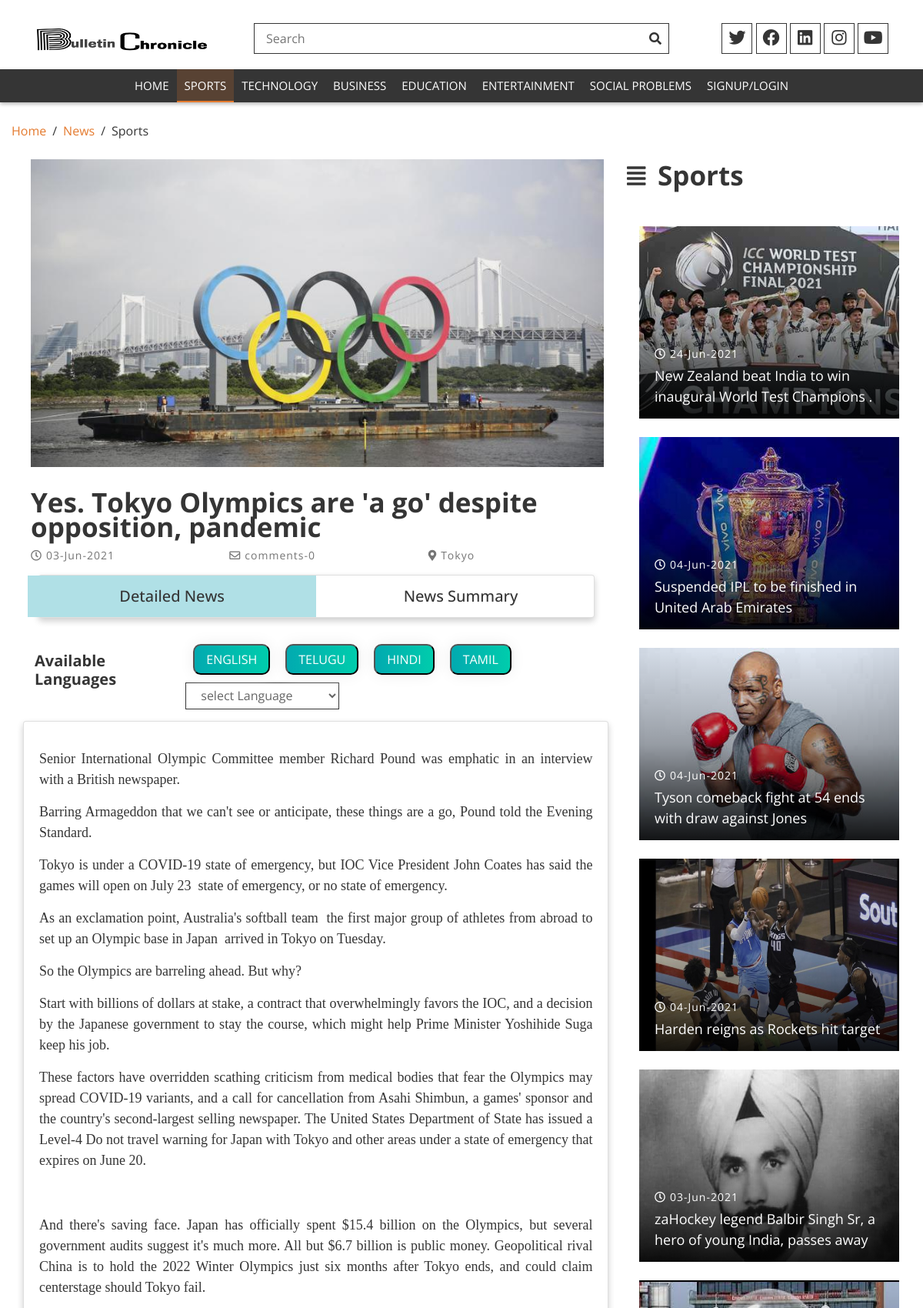
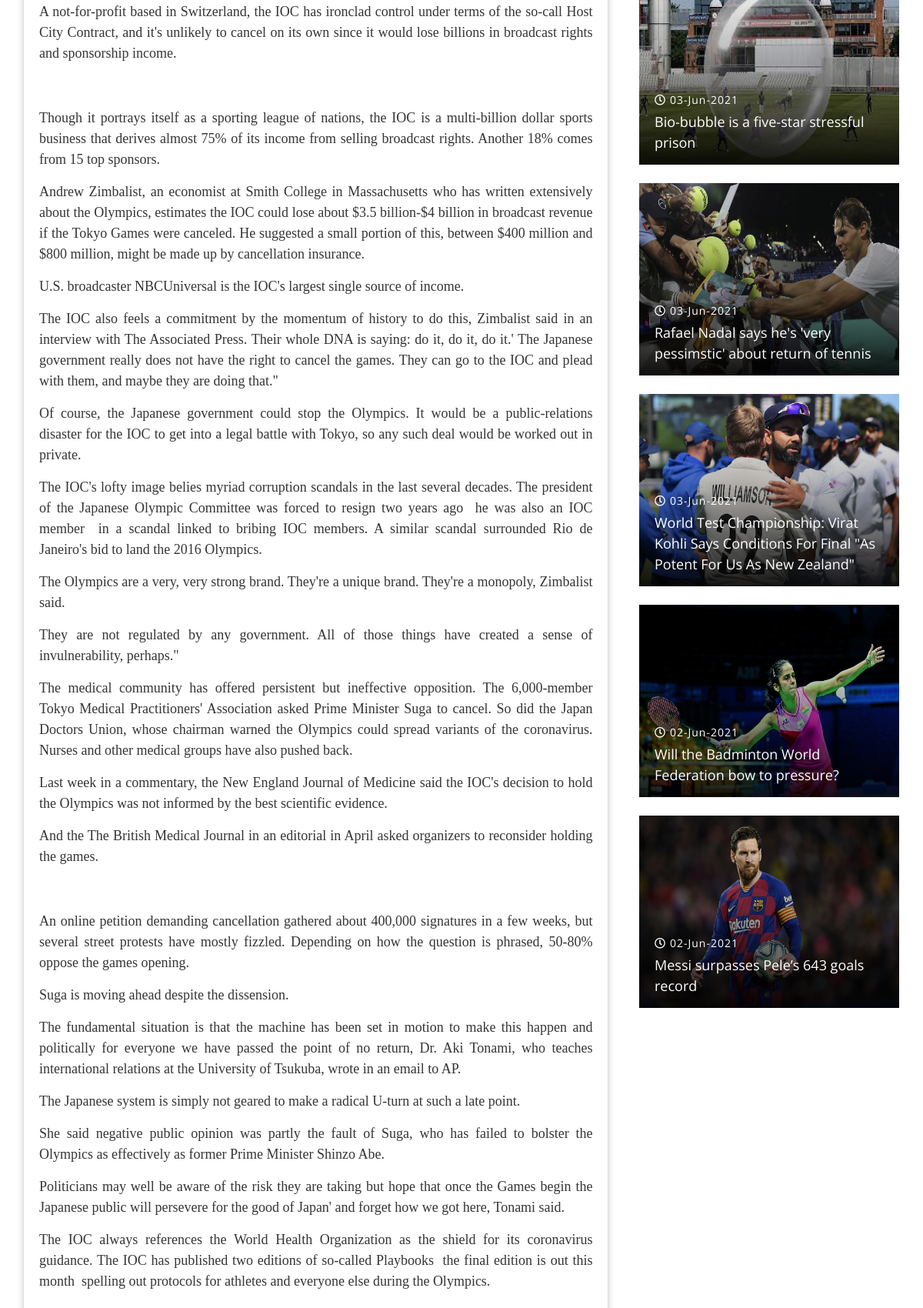
The page /sports/6d74e590-b55f-4cac-8cc3-37f05b6f624c/ (upper part) on the database its author committed (2 pictures, top to bottom).
### controllers/models.py (models this page shows)
class news(models.Model):
    id = models.CharField(primary_key=True, default=uuid.uuid4, editable=False, max_length=36)
    news_type=models.IntegerField()
    title=models.TextField()
    image=models.ImageField(upload_to='news/')
    news_date=models.DateTimeField()
    created_date=models.DateTimeField(auto_now_add=True)
    location=models.TextField()
    description = models.TextField()
    summary=models.TextField()

### users/views.py (the view, shortened to what this page needs)
# urls.py: path('sports/<str:sport_id>/',views.sports,name="sports"),
def sports(request,sport_id):
    id=sport_id
    main_news=news.objects.filter(id=sport_id)
    flash_news=news.objects.filter(news_type='1' ).exclude(id=sport_id).order_by('news_date')[::-1]
    lang_list=googletrans.LANGUAGES
    comments = users.objects.raw(
        'select u.id, n.comment,n.id as commentid,u.username,n.created_date from users_newscomments as n  inner join users_users as u on u.id=n.userid and n.news_id=%s order by n.created_date desc',
        [sport_id])
    news_likes = likes.objects.filter(news_id=sport_id)
    return render(request, 'users/sports.html',
                  {"main_news":main_news,"flash_news":flash_news,"sport_id":sport_id,"lang_list":lang_list,"comments":comments,"main_news_id":sport_id,"news_likes":len(news_likes)+1})

### users/templates/users/sports.html (shortened to what this page needs)
<!DOCTYPE html>
<html lang="en">
<head>
{% load static %}
    <link rel="stylesheet" href="https://use.fontawesome.com/releases/v5.5.0/css/all.css">
        <link href="https://stackpath.bootstrapcdn.com/bootstrap/4.4.1/css/bootstrap.min.css" rel="stylesheet">
        <link href="https://cdnjs.cloudflare.com/ajax/libs/font-awesome/5.10.0/css/all.min.css" rel="stylesheet">
        <link  type="text/css" rel="stylesheet" href="{% static 'lib/slick/slick.css' %}" >
        <link  type="text/css" rel="stylesheet" href="{% static 'lib/slick/slick-theme.css' %}" >
        <link  type="text/css" href="{% static 'css/style.css' %}" rel="stylesheet">
    </head>
<body>
            <div class="top-header">
            <div class="container">
                <div class="row align-items-center">
                    <div class="col-lg-3 col-md-4">
                        <div class="logo">
                            <a href="">
                                <img src="{% static 'img/logo1.png' %}"   style="width:230px;" alt="Logo">
                            </a>
                        </div>
                    </div>
                    <div class="col-lg-6 col-md-4">
                        <div class="search">
                            <input type="text" placeholder="Search">
                            <button><i class="fa fa-search"></i></button>
                        </div>
                    </div>
                    <div class="col-lg-3 col-md-4">
                        <div class="social">
                            <a href=""><i class="fab fa-twitter"></i></a>
                            <a href=""><i class="fab fa-facebook"></i></a>
                            <a href=""><i class="fab fa-linkedin"></i></a>
                            <a href=""><i class="fab fa-instagram"></i></a>
                            <a href=""><i class="fab fa-youtube"></i></a>
                        </div>
                    </div>
                </div>
            </div>
        </div>
             <div class="header">
            <div class="container">
                <nav class="navbar navbar-expand-md bg-dark navbar-dark">
                    <div class="collapse navbar-collapse justify-content-between" id="navbarCollapse">
                        <div class="navbar-nav m-auto">
                            <a href="{% url 'index'   %}"  class="nav-item nav-link ">Home</a>
                            <a  href="{% url 'sportsNews'   %}"  class="nav-item nav-link active">Sports</a>
                            <a href="{% url 'technologyNews'   %}" class="nav-item nav-link">Technology</a>
                            <a href="{% url 'businessNews'   %}" class="nav-item nav-link">Business</a>
                            <a href="{% url 'educationNews'   %}" class="nav-item nav-link">Education</a>
                            <a href="{% url 'entertainmentNews'   %}" class="nav-item nav-link">Entertainment</a>
                            <a href="{% url 'socialproblemsNews'   %}" class="nav-item nav-link">Social Problems</a>
                            {% if users_details %}
                            <div class="nav-item dropdown"  >
                                <a href="#" class="nav-link dropdown-toggle" data-toggle="dropdown" >Hi, {{users_details.username}}</a>
                                <div class="dropdown-menu">
                                    <a href="{%  url 'user_notifications' %}" class="dropdown-item">Notifications</a>
                                    <a href="{% url 'logout' %}" class="dropdown-item">Logout</a>
                                </div>
                            </div>
                            {% else %}
                                <a href="{% url 'login'   %}" class="nav-item nav-link">Signup/Login</a>
                            {% endif %}
                        </div>
                    </div>
                </nav>
            </div>
        </div>
        <div class="breadcrumb-wrap">
            <div class="container-fluid" style="">
                <ul class="breadcrumb">
                    <li class="breadcrumb-item"><a href="#">Home</a></li>
                    <li class="breadcrumb-item"><a href="#">News</a></li>
                    <li class="breadcrumb-item active">Sports</li>
                </ul>
            </div>
        </div>
            {% if sport_id %}
            <div class="single-news">
            <div class="container-fluid">
                <div class="row">
                    {% for i in main_news %}
                    <div class="col-sm-8" style="padding-left:40px;padding-top:0px;    ">
                        <div class="sn-img" >
                            <img src="{{i.image.url}}" class="img-fluid" alt="{{i.caption}}" style="height:400px;">
                        </div>
                        <div class="sn-content" >
                            <a class="sn-title" href="{% url 'sports' i.id %}">{{i.title}}</a>
                            <div class="row">
                                <div class="col-md-4">
                                    <a class="sn-date" href="{% url 'sports' i.id %}"><i class="far fa-clock"></i>{{i.news_date|date:"d-M-Y"}}</a>
                                </div>
                                <div class="col-md-4">
                                    <a class="sn-date" href="{% url 'sports' i.id %}"><i class="far fa-envelope"></i>comments-{{comments|length}}</a>
                                </div>
                                <div class="col-md-4">
                                    <a class="sn-date" href="{% url 'sports' i.id %}"><i class="fa fa-map-marker-alt"></i>{{i.location}}</a>
                                </div>
                            </div>
                             <div class="card" style="margin-left:10px;">
                                <div class="row">
                                    <div class="col-6" id="detailed_news_with_id" style="background-color:powderblue;" onclick=getDetailedNewsid()>
                                        <center><p><h5>Detailed News</h5></p></center>
                                    </div>
                                     <div class="col-6"    onclick=getNewsSummaryid() id="news_summary_with_id" >
                                        <center><p><h5>News Summary</h5></p></center>
                                    </div>
                                </div>
                            </div>
                            <div class="row" id="full_news_with_id"  style="padding-left:20px;">
                                <div class="row">
                                    <div class="col-md-3" style="padding-top:20px;"><h5><b>Available Languages</b></h5></div>
                                    <div class="col-md-9" style="padding-right:30px;">
                                        <button class="btn-grad" onclick=description_langtrans('en')>english</button>
                                        <button class="btn-grad" onclick=description_langtrans('te')>Telugu</button>
                                        <button class="btn-grad" onclick=description_langtrans('hi')>Hindi</button>
                                        <button class="btn-grad" onclick=description_langtrans('ta')>Tamil</button>
                                        <select   class="form-control" onchange="description_langtrans(this.value)" style="margin-top:14px;width:200px;" >
                                            <option value="en">select Language</option>
                                        </select>
                                    </div>
                                    <div class="card">
                                        <div class="card-body">
                                             <p id="description_overview">
                                                {{i.description|linebreaks}}
                                                </p>
                                        </div>
                                    </div>
                                </div>
                            </div>
                        </div>
                    </div>
                    {% endfor %}
                    <div class="col-md-4">
                                <div class="sidebar">
                                    <div class="sidebar-widget">
                                        <h2><i class="fas fa-align-justify"></i>Sports</h2>
                                    </div>
                                </div>
                                <div class="top-news"  style="margin-top:0px;padding:0px 1px 2px;">
                                    <div class="container-fluid">
                                        {% for i in flash_news %}
                                        <div class="tn-img">
                                            <img src="{{i.image.url}}" class="img-fluid" alt="{{i.caption}}" style="height:250px;">
                                                <div class="tn-content">
                                                        <div class="tn-content-inner">
                                                                <a class="tn-date" href="{% url 'sports' i.id %}"><i class="far fa-clock"></i>{{i.news_date|date:"d-M-Y"}}</a>
                                                                <a class="tn-title" href="{% url 'sports' i.id %}">{{i.title}}</a>
                                                        </div>
                                                </div>
                                        </div>
                                        {% endfor %}
                                    </div>
                                </div>
                    </div>
                </div>
            </div>
        </div>
            {% endif %}
</body>
</html>

### static/css/style.css (style rules this page uses)
body { color: #353535; font-family: 'Open Sans', sans-serif; font-weight: 400; background: #ffffff; }
a { color: #E47A2E; transition: 0.5s; }
p { color: #353535; padding: 0; margin: 0 0 15px 0; }
h1, h2, h3, h4, h5, h6 { color: #353535; margin: 0 0 15px 0; padding: 0; }
.form-control, .custom-select { width: 100%; height: 35px; padding: 0 15px; color: #666666; border: 1px solid #353535; border-radius: 0; margin-bottom: 15px }
.top-header { padding: 15px 0; background: #ffffff; }
.top-header .logo { text-align: left; }
.top-header .logo a img { width: 150px; max-height: 70px; }
.top-header .search { width: 100%; }
.top-header .search input[type=text] { width: 100%; height: 40px; padding: 0 15px; color: #666666; border: 1px solid #353535; }
.top-header .search button { position: absolute; width: 40px; height: 38px; top: 1px; right: 16px; padding: 0 15px; border: none; background: none; color: #353535; }
.top-header .social { position: relative; width: 100%; height: 40px; overflow: hidden; text-align: right; }
.top-header .social a { display: inline-block; width: 40px; height: 40px; padding: 1px 0; text-align: center; font-size: 22px; border: 1px solid #353535; }
.top-header .social a i { color: #353535; }
@media (min-width: 768px) { .top-header { max-height: 90px; } }
.header { position: relative; box-shadow: 0 2px 5px rgba(0, 0, 0, .3); }
.header .navbar { height: 100%; padding: 0; }
.navbar-dark .navbar-nav .nav-link, .navbar-dark .navbar-nav .nav-link:focus, .navbar-dark .navbar-nav .nav-link:hover, .navbar-dark .navbar-nav .nav-link.active { padding: 10px 10px 8px 10px; color: #ffffff; }
.navbar-dark .navbar-nav .nav-link:hover, .navbar-dark .navbar-nav .nav-link.active { background: rgba(228, 122, 46, .2); border-bottom: 2px solid #E47A2E; transition: none; }
@media (min-width: 768px) { .header, .header .navbar { background: #353535 !important; } }
@media (min-width: 768px) { .header a.nav-link { padding: 8px 15px; font-size: 15px; text-transform: uppercase; } }
.top-news { position: relative; width: 100%; padding: 30px 0 0 0; }
.top-news .tn-img { position: relative; overflow: hidden; }
.top-news .tn-img img { width: 100%; }
.top-news .tn-content { position: absolute; top: 0; right: 0; bottom: 0; left: 0; padding: 15px 10px 15px 20px; background-image: linear-gradient(rgba(0, 0, 0, .0), rgba(0, 0, 0, .3), rgba(0, 0, 0, .9)); display: flex; align-items: flex-end; }
.top-news .tn-content a.tn-date { display: block; width: 100%; margin-bottom: 5px; color: #ffffff; font-size: 14px; font-weight: 400; transition: .3s; letter-spacing: 1px; }
.top-news .tn-content a.tn-date i { margin-right: 5px; }
.top-news .tn-content a.tn-title { display: block; width: 100%; color: #ffffff; font-size: 18px; font-weight: 400; transition: .3s; }
.sidebar { position: relative; width: 100%; }
.sidebar .sidebar-widget { position: relative; width: 100%; margin-bottom: 45px; }
.sidebar .sidebar-widget h2 { color: #353535; font-size: 35px; font-weight: 700; margin-left: 40px; }
.sidebar .sidebar-widget h2 i { position: absolute; top: 8px; left: 0; font-size: 28px; }
.breadcrumb-wrap { position: relative; width: 100%; background: #ffffff; }
.breadcrumb-wrap .breadcrumb { margin: 25px 0 0 0; padding: 0; background: none; }
.breadcrumb-wrap .breadcrumb .breadcrumb-item + .breadcrumb-item::before { color: #353535; }
.breadcrumb-wrap .breadcrumb .breadcrumb-item.active { color: #353535; }
.single-news { position: relative; width: 100%; padding: 25px 0 0 0; }
.single-news .sn-img { position: relative; overflow: hidden; }
.single-news .sn-img img { width: 100%; height:240px; }
.single-news .sn-content { position: relative; width: 100%; padding: 30px 0 30px 0; }
.single-news .sn-content a.sn-title { display: block; width: 100%; color: #353535; font-size: 35px; font-weight: 700; line-height: 32px; margin-bottom: 10px; }
.single-news .sn-content a.sn-date { display: block; width: 100%; margin-bottom: 15px; color: #757575; font-size: 14px; font-weight: 400; transition: .3s; letter-spacing: 1px; }
.single-news .sn-content a.sn-date i { margin-right: 5px; }

### rows shown on the page
news: image (picture), title "Yes. Tokyo Olympics are 'a go' despite opposition, pandemic", news_date "03-Jun-2021", comments "0", location "Tokyo", description "Senior International Olympic Committee member Richard Pound was emphatic in an interview with a British newspaper. Barring Armageddon that we can't see or anticipate, these things are a go, Pound told the Evening Standard. Tokyo is under a COVID-19 state of emergency, but IOC Vice President John Coates has said the games will open on July 23  state of emergency, or no state of emergency. As an exclamation point, Australia's softball team  the first major group of athletes from abroad to set up an Olympic base in Japan  arrived in Tokyo on Tuesday. So the Olympics are barreling ahead. But why? Start with billions of dollars at stake, a contract that overwhelmingly favors the IOC, and a…"
news: image (picture), news_date "24-Jun-2021", title "New Zealand beat India to win inaugural World Test Champions ."
news: image (picture), news_date "04-Jun-2021", title "Suspended IPL to be finished in United Arab Emirates"
news: image (picture), news_date "04-Jun-2021", title "Tyson comeback fight at 54 ends with draw against Jones"
news: image (picture), news_date "04-Jun-2021", title "Harden reigns as Rockets hit target"
news: image (picture), news_date "03-Jun-2021", title "zaHockey legend Balbir Singh Sr, a hero of young India, passes away"
news: image (picture), news_date "03-Jun-2021", title "Bio-bubble is a five-star stressful prison"
news: image (picture), news_date "03-Jun-2021", title "Rafael Nadal says he's 'very pessimstic' about return of tennis"
news: image (picture), news_date "03-Jun-2021", title "World Test Championship: Virat Kohli Says Conditions For Final \"As Potent For Us As New Zealand\""
news: image (picture), news_date "02-Jun-2021", title "Will the Badminton World Federation bow to pressure?"
news: image (picture), news_date "02-Jun-2021", title "Messi surpasses Pele’s 643 goals record"
